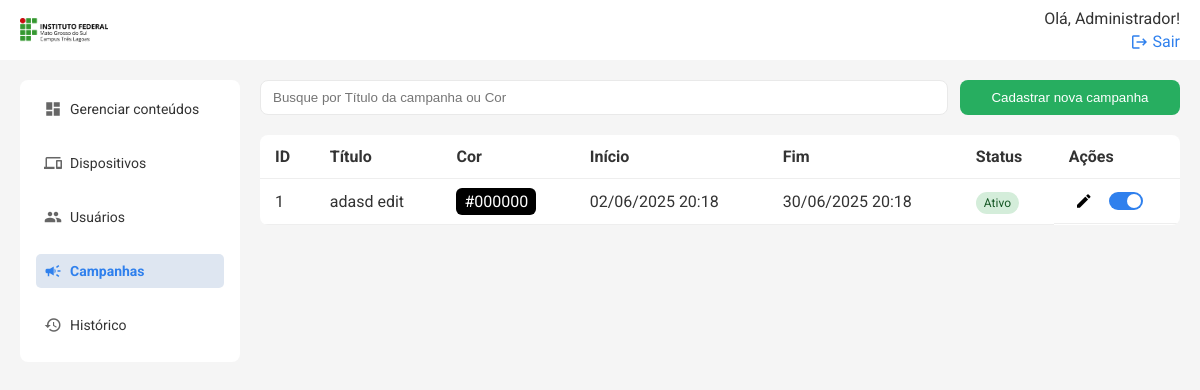
/api/campanhas/list (signed in), run on an earlier commit of the app's database.
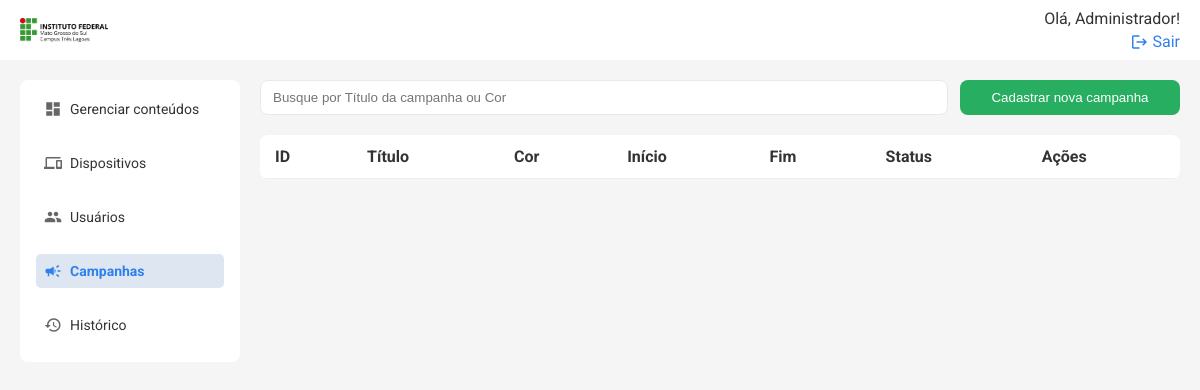
And on a later commit of the database.
### models.py (models this page shows)
class Campanha(db.Model):
    id = db.Column(db.Integer, primary_key=True)
    titulo = db.Column(db.String(100), nullable=False)
    cor = db.Column(db.String(7), nullable=False, default="#FFFFFF")
    status = db.Column(db.String(10), nullable=False, default="Ativo")
    inicio = db.Column(db.DateTime, nullable=False, default=datetime.utcnow)
    fim = db.Column(db.DateTime, nullable=True)

### routes/campanhas.py (the view)
@campanhas_bp.route('/list', methods=['GET'])
@login_required
@admin_required
def listar_campanhas():
    campanhas = Campanha.query.all()
    return render_template('campanhas.html', campanhas=campanhas)

### templates/campanhas.html (shortened to what this page needs)
{% extends 'base.html' %} {% block title %}Campanhas{% endblock %} {% block
content %}
<div class="search-cta">
    <input
        type="text"
        placeholder="Busque por Título da campanha ou Cor"
        class="search"
        id="buscaCampanhas"
    />
    <button class="btn" onclick="openModal()">Cadastrar nova campanha</button>
</div>
<table class="table">
    <thead>
        <tr>
            <th>ID</th>
            <th>Título</th>
            <th>Cor</th>
            <th>Início</th>
            <th>Fim</th>
            <th>Status</th>
            <th>Ações</th>
        </tr>
    </thead>
    <tbody id="campanhaTableBody">
        {% for campanha in campanhas %}
        <tr>
            <td>{{ campanha.id }}</td>
            <td>{{ campanha.titulo }}</td>
            <td>
                <span
                    style="background-color: {{ campanha.cor }}; padding: 4px 8px; border-radius: 6px; color: #fff;"
                >
                    {{ campanha.cor }}
                </span>
            </td>
            <td>
                {{ campanha.inicio.strftime('%d/%m/%Y %H:%M') if campanha.inicio
                else '' }}
            </td>
            <td>
                {{ campanha.fim.strftime('%d/%m/%Y %H:%M') if campanha.fim else
                '' }}
            </td>
            <td>
                <span
                    class="status {{ 'ativo' if campanha.status == 'Ativo' else 'inativo' }}"
                >
                    {{ campanha.status }}
                </span>
            </td>
            <td class="acoes">
                <button
                    class="edit"
                    title="Editar campanha"
                    onclick="editCampanha({{ campanha.id }})"
                >
                    <span class="material-icons">edit</span>
                </button>
                <label class="switch" title="Ativar/Inativar campanha">
                    <span class="slider"></span>
                </label>
            </td>
        </tr>
        {% endfor %}
    </tbody>
</table>
{% endblock %}

What changed in the data, as far as the page shows it:
removed Campanha: id "1", titulo "adasd edit", cor "#000000", inicio "02/06/2025 20:18", fim "30/06/2025 20:18", status "Ativo"
